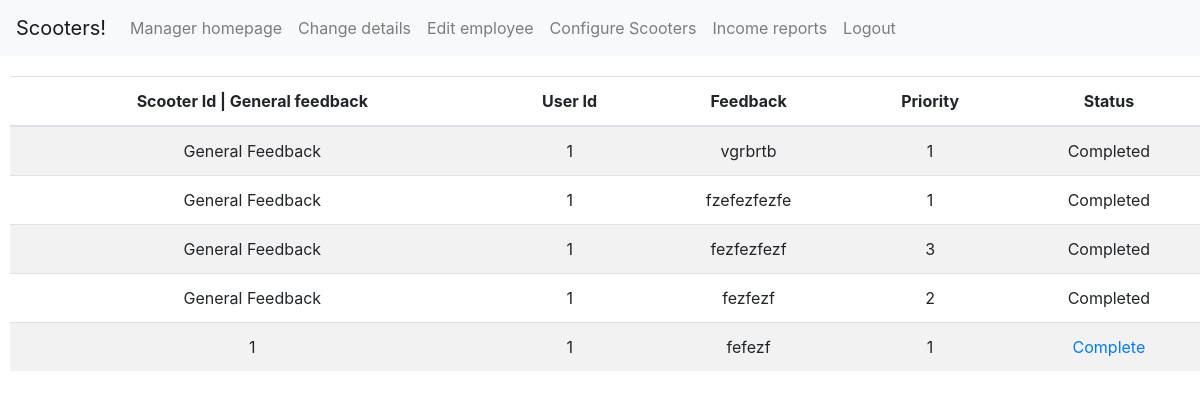
/admin/userFeedback (signed in), run on the app's committed database.
### app/models.py (models this page shows)
class Feedback(db.Model):
    id = db.Column(db.Integer, primary_key=True)
    scooter_id = db.Column(db.Integer, db.ForeignKey('scooter.id'), nullable=True)
    priority = db.Column(db.Integer, default=3)
    feedback_text = db.Column(db.String(5000), nullable=False)
    status = db.Column(db.Boolean, default = False)
    user_id = db.Column(db.Integer, db.ForeignKey('user.id'), nullable=False)

### app/views.py (the view)
@app.route('/admin/userFeedback', methods=['GET', 'POST'])
@login_required
def helpUser():
    feedback = Feedback.query.all()
    if feedback:
        return render_template("employeeFeedbackManagement.html", feedback = feedback)
    render_template("employeeFeedbackManagement.html")

### app/__init__.py (called while the page is built)
@login_manager.user_loader
def load_user(user_id):
    return models.User.query.get(int(user_id))

### app/templates/employeeFeedbackManagement.html (shortened to what this page needs)
{% extends "baseEmployeeManager.html" %}
    {% block content %}
    <table class="table table-striped">
      <thead>
        <tr>
          <th scope="col">Scooter Id | General feedback</th>
          <th scope="col">User Id</th>
          <th scope="col">Feedback</th>
          <th scope="col">Priority</th>
          <th scope="col">Status</th>
        </tr>
      </thead>
      <tbody>
        {% for i in feedback  %}
          {% if i.scooter_id == None %}
              {% if i.status == False%}
                  <tr>
                    <td>General Feedback</td>
                    <td>{{i.user_id}}</td>
                    <td>{{i.feedback_text}}</td>
                    <td>{{i.priority}}</td>
                    <td><a href="/complete/{{i.id}}" class="link-dark">Complete</a></td>
                  </tr>
              {% else %}
                    <tr>
                    <td>General Feedback</td>
                    <td>{{i.user_id}}</td>
                    <td>{{i.feedback_text}}</td>
                    <td>{{i.priority}}</td>
                    <td>Completed</td>
                   </tr>
              {% endif %}
        {% else %}
                  {% if i.status == False%}
                      <tr>
                        <td>{{i.scooter_id}}</td>
                        <td>{{i.user_id}}</td>
                        <td>{{i.feedback_text}}</td>
                        <td>{{i.priority}}</td>
                        <td><a href="/complete/{{i.id}}" class="link-dark">Complete</a></td>
                      </tr>
                  {% else %}
                  <tr>
                    <td>General Feedback</td>
                    <td>{{i.user_id}}</td>
                    <td>{{i.feedback_text}}</td>
                    <td>{{i.priority}}</td>
                    <td>Completed</td>
                  </tr>
                  {% endif %}
        {% endif %}
        {% endfor %}
        </tbody>
      </table>
    {% endblock %}

### app/templates/baseEmployeeManager.html (shortened to what this page needs)
{% include "base.html" %}
<div>
    <nav class="navbar navbar-expand-sm navbar-light bg-light">
      <a class="navbar-brand" href="#">Scooters!</a>
      <div class="collapse navbar-collapse" id="navbarSupportedContent">
        <ul class="navbar-nav mr-auto">
            {% if current_user.isManager == False %}
                <li class="nav-item"><a class="nav-link" href="#">Employee homepage <span class="sr-only">(current)</span></a></li>
                <li class="nav-item"><a class="nav-link" href="#">Change details</a></li>
                <li class="nav-item"><a class="nav-link" href="#">Feedback management</a></li>
                <li class="nav-item"><a class="nav-link" href="#">Book unregistered users</a></li>
                <li class="nav-item"><a class="nav-link" href="#">Logout</a></li>
            {% else %}
                <li class="nav-item"><a class="nav-link" href="#">Manager homepage <span class="sr-only">(current)</span></a></li>
                <li class="nav-item"><a class="nav-link" href="#">Change details</a></li>
                <li class="nav-item"><a class="nav-link" href="#">Edit employee</a></li>
                <li class="nav-item"><a class="nav-link" href="/configureScooters">Configure Scooters</a></li>
                <li class="nav-item"><a class="nav-link" href="#">Income reports</a></li>
                <li class="nav-item"><a class="nav-link" href="#">Logout</a></li>
            {% endif %}
        </ul>
      </div>
    </nav>
  <div class="block_content">
    {% block content %}{% endblock %}
  </div>
</div>

### app/templates/base.html (shortened to what this page needs)
<!DOCTYPE html>
<html lang="english">
  <head>
    <link rel="stylesheet" href="https://stackpath.bootstrapcdn.com/bootstrap/4.2.1/css/bootstrap.min.css">
    <link rel="stylesheet" href="/static/sprint2CSS.css">
  </head>

### app/static/sprint2CSS.css (style rules this page uses)
table { margin-top: 20px; margin-bottom: 20px; margin-right: 10px; margin-left: 10px }
a { text-align: center; }
table { text-align: center; }
ul { text-align: center; color: red; }

### data on the page
Feedback: user_id "1", feedback_text "vgrbrtb", priority "1"
Feedback: user_id "1", feedback_text "fzefezfezfe", priority "1"
Feedback: user_id "1", feedback_text "fezfezfezf", priority "3"
Feedback: user_id "1", feedback_text "fezfezf", priority "2"
Feedback: scooter_id "1", user_id "1", feedback_text "fefezf", priority "1"
